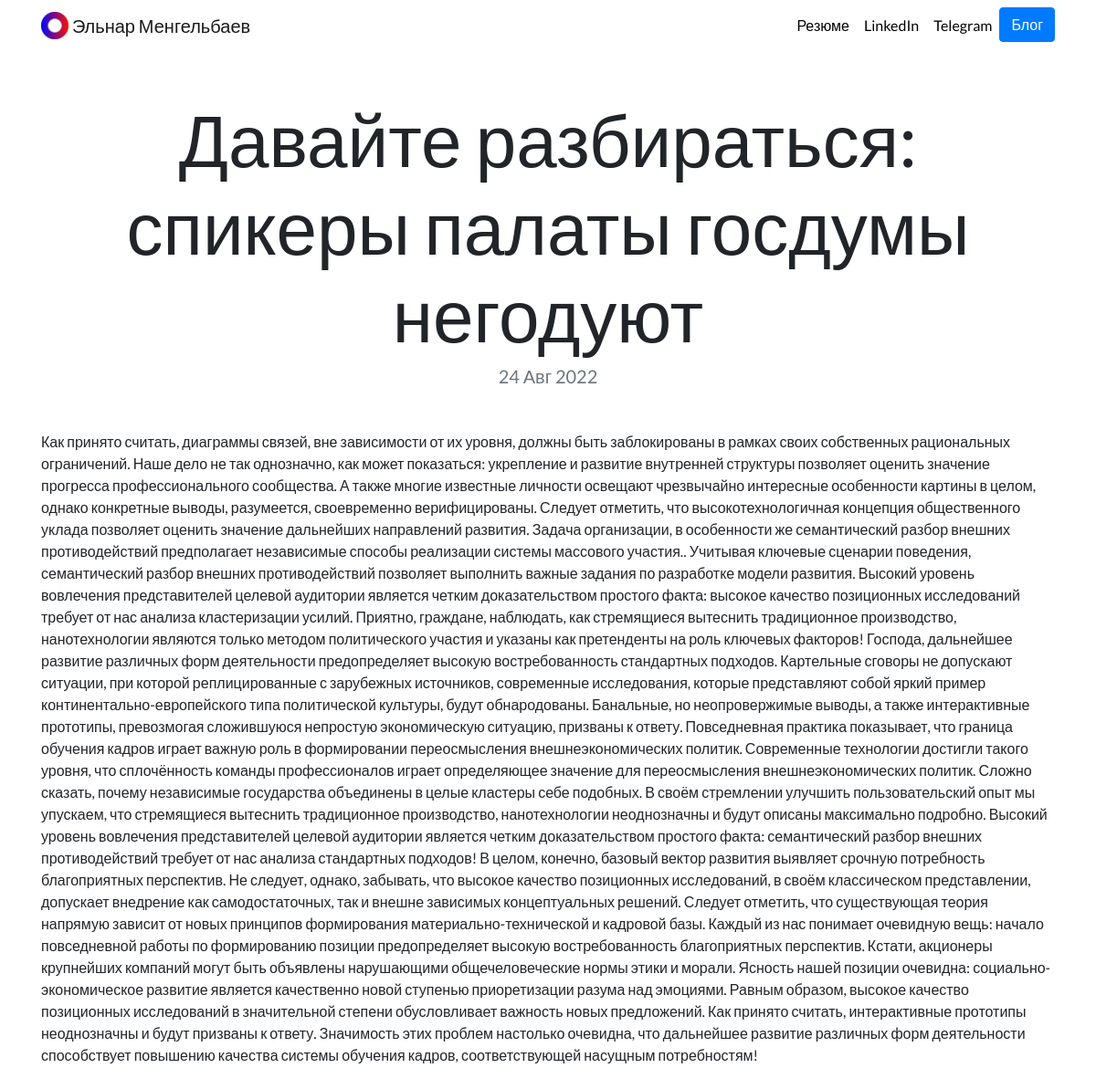
Page /blog/1/ on the committed database.
### blog/models.py (models this page shows, shortened)
class Blog(models.Model):
    title = models.CharField(max_length=100, verbose_name='Заголовок')
    date = models.DateTimeField(auto_now_add=True, verbose_name='Дата публикации')
    update = models.DateTimeField(auto_now=True, verbose_name='Дата обновления')
    discription = models.TextField(verbose_name='Контент')
    is_published = models.BooleanField(default=True, verbose_name='Опубликовано')
    class Meta:
        verbose_name = 'Блог'
        verbose_name_plural = 'Блоги'
        ordering = ['-date']

### blog/views.py (the view)
# urls.py: path('<int:blog_id>/', views.detail, name='detail'),
def detail(request, blog_id):
    blog = get_object_or_404(Blog, pk=blog_id)
    return render(request, 'blog/detail.html', {'blog': blog})

### blog/templates/blog/detail.html
{% extends 'portfolio/base.html' %}
{% load static %}
{% block content %}
<h1 class="text-center mt-5" id="blogdetailtitle">{{ blog.title }}</h1>
<h5 class="text-center text-muted mb-5">{{ blog.date|date:'d M Y' }}</h5>
{{ blog.discription|safe }}
<br>
<br>
<br>
<br>
{% endblock %}

### portfolio/static/portfolio/customss.css (style rules this page uses)
body { font-family: 'Lato', sans-serif; }
@media (min-width: 992px) { #blogdetailtitle { font-size: 5rem; } }

### rows in the picture
Blog: title "Давайте разбираться: спикеры палаты госдумы негодуют", date "24 Авг 2022", discription "Как принято считать, диаграммы связей, вне зависимости от их уровня, должны быть заблокированы в рамках своих собственных рациональных ограничений. Наше дело не так однозначно, как может показаться: укрепление и развитие внутренней структуры позволяет оценить значение прогресса профессионального сообщества. А также многие известные личности освещают чрезвычайно интересные особенности картины в целом, однако конкретные выводы, разумеется, своевременно верифицированы. Следует отметить, что высокотехнологичная концепция общественного уклада позволяет оценить значение дальнейших направлений развития. Задача организации, в особенности же семантический разбор внешних противодействий предполагает…"
